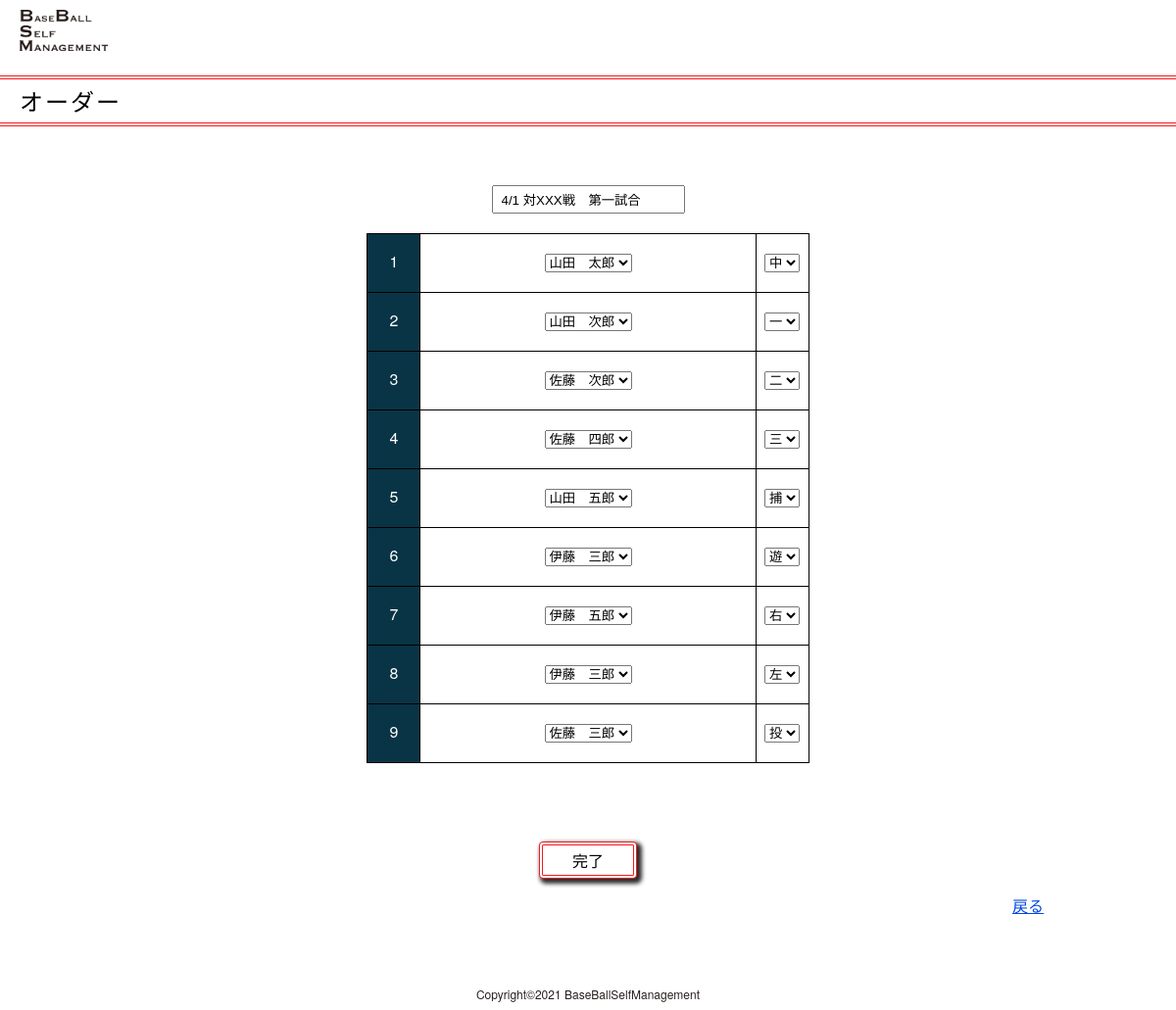
The app's page /pages/coach/coach_order_edit.php?user_id=5 with its own data.
### tables this page shows
CREATE TABLE `orders` (
  `id` int(32) NOT NULL,
  `user_id` int(32) NOT NULL,
  `orders_title` varchar(255) DEFAULT NULL,
  `position_1` varchar(255) DEFAULT NULL,
  `position_2` varchar(10) DEFAULT NULL,
  `position_3` varchar(10) DEFAULT NULL,
  `position_4` varchar(10) DEFAULT NULL,
  `position_5` varchar(10) DEFAULT NULL,
  `position_6` varchar(10) DEFAULT NULL,
  `position_7` varchar(10) DEFAULT NULL,
  `position_8` varchar(10) DEFAULT NULL,
  `position_9` varchar(10) DEFAULT NULL,
  `order_name_1` varchar(255) DEFAULT NULL,
  `order_name_2` varchar(255) DEFAULT NULL,
  `order_name_3` varchar(255) DEFAULT NULL,
  `order_name_4` varchar(255) DEFAULT NULL,
  `order_name_5` varchar(255) DEFAULT NULL,
  `order_name_6` varchar(255) DEFAULT NULL,
  `order_name_7` varchar(255) DEFAULT NULL,
  `order_name_8` varchar(255) DEFAULT NULL,
  `order_name_9` varchar(255) DEFAULT NULL
);

### model/DB.php (called while the page is built, shortened)
<?php
function connect() {
  $host = DB_HOST;
  $db   = DB_NAME;
  $user = DB_USER;
  $pass = DB_PASS;
  $dsn = "mysql:host=$host;dbname=$db;charaset=utf8";
  try {
    $pdo = new PDO($dsn, $user, $pass, [
      PDO::ATTR_ERRMODE => PDO::ERRMODE_EXCEPTION,
      PDO::ATTR_DEFAULT_FETCH_MODE => PDO::FETCH_ASSOC
    ]);
    return $pdo;
  } catch(PDOException $e) {
    echo "接続失敗です";
    exit ($e->getMessage());
  }
}

### model/Order.php (called while the page is built, shortened)
<?php
require_once('DB.php');
class Order
{
  public static function getOrder_main($user_id)
  {
    $sql = "SELECT o.user_id, o.orders_title,
    o.position_1, o.position_2, o.position_3, o.position_4, o.position_5, o.position_6, o.position_7, o.position_8, o.position_9,
    o.order_name_1, o.order_name_2, o.order_name_3, o.order_name_4, o.order_name_5, o.order_name_6, o.order_name_7, o.order_name_8, o.order_name_9
    FROM users AS u
    LEFT OUTER JOIN orders AS o
    ON u.id = o.user_id
    WHERE u.id = ?";
    $arr = [];
    $arr[] = $user_id;
    try {
      $stmt = connect()->prepare($sql);
      $stmt->execute($arr);
      $result_order = $stmt->fetch();
      return $result_order;
    } catch (\Exeception $e) {
      return false;
    }
  }
  public static function getOrderName($user_id)
  {
    $sql = "SELECT player.id, player.players_name FROM player
    WHERE user_id = ?";
    $arr = [];
    $arr[] = $user_id;
    try {
      $stmt = connect()->prepare($sql);
      $stmt->execute($arr);
      $result_order = $stmt->fetchAll();
      return $result_order;
    } catch (\Exeception $e) {
      return false;
    }
  }
}

### pages/coach/coach_order_edit.php (the view, shortened to what this page needs)
<?php
require_once('../../model/Order.php');
$edit_id = $_GET['user_id'];
$result_order = Order::getOrder_main($_GET['user_id']);
$result_order_name = Order::getOrderName($_GET['user_id']);
?>
<!DOCTYPE html>
<html lang="ja">
<head>
  <link rel="stylesheet" href="../../assets/css/common/header.css" />
  <link rel="stylesheet" href="../../assets/css/common/footer.css" />
  <link rel="stylesheet" href="../../assets/css/common/sidebar.css" />
  <link rel="stylesheet" href="../../assets/css/common/title.css" />
  <link rel="stylesheet" href="../../assets/css/reset.css" />
  <link rel="stylesheet" href="../../assets/css/coach/coach.css" />
  <link rel="stylesheet" href="../../assets/css/coach/coach_order_edit.css" />
</head>
<body>
  <div class="wrapper wrapper_other">
    <?php $linkPath = "../main/main.php";
    require("../common/header.php"); ?>
    <div class="coach">
      <?php $title = "オーダー";
      require("../common/title.php"); ?>
      <div class="coach_wrapper">
        <div class="coach_conatinerBottom">
          <section class="coach_order" id="anker_order">
            <form action="./coach_order_edit_complete.php" method="post">
              <div class="order_list order_edit_list">
                <div class="order_item">
                  <h3 class="order_title">
                    <input type="text" name="orders_title" placeholder="4/1 第一試合" value="<?= $result_order['orders_title'] ?>">
                  </h3>
                  <table class="order_table">
                    <tr class="order_tr">
                      <th>1</th>
                      <td>
                        <select name="order_name_1" id="">
                          <option value="<?= $result_order['order_name_1'] ?>">
                            <?= $result_order['order_name_1'] ?>
                          </option>
                        </select>
                      </td>
                      <td>
                        <select name="position_1" id="">
                          <option value="<?= $result_order['position_1'] ?>">
                            <?= $result_order['position_1'] ?>
                          </option>
                        </select>
                      </td>
                    </tr>
                    <tr class="order_tr">
                      <th>2</th>
                      <td>
                        <select name="order_name_2" id="">
                          <option value="<?= $result_order['order_name_2'] ?>">
                            <?= $result_order['order_name_2'] ?>
                          </option>
                        </select>
                      </td>
                      <td>
                        <select name="position_2" id="">
                          <option value="<?= $result_order['position_2'] ?>">
                            <?= $result_order['position_2'] ?>
                          </option>
                        </select>
                      </td>
                    </tr>
                    <tr class="order_tr">
                      <th>3</th>
                      <td>
                        <select name="order_name_3" id="">
                          <option value="<?= $result_order['order_name_3'] ?>">
                            <?= $result_order['order_name_3'] ?>
                          </option>
                        </select>
                      </td>
                      <td>
                        <select name="position_3" id="">
                          <option value="<?= $result_order['position_3'] ?>">
                            <?= $result_order['position_3'] ?>
                          </option>
                        </select>
                      </td>
                    </tr>
                    <tr class="order_tr">
                      <th>4</th>
                      <td>
                        <select name="order_name_4" id="">
                          <option value="<?= $result_order['order_name_4'] ?>">
                            <?= $result_order['order_name_4'] ?>
                          </option>
                        </select>
                      </td>
                      <td>
                        <select name="position_4" id="">
                          <option value="<?= $result_order['position_4'] ?>">
                            <?= $result_order['position_4'] ?>
                          </option>
                        </select>
                      </td>
                    </tr>
                    <tr class="order_tr">
                      <th>5</th>
                      <td>
                        <select name="order_name_5" id="">
                          <option value="<?= $result_order['order_name_5'] ?>">
                            <?= $result_order['order_name_5'] ?>
                          </option>
                        </select>
                      </td>
                      <td>
                        <select name="position_5" id="">
                          <option value="<?= $result_order['position_5'] ?>">
                            <?= $result_order['position_5'] ?>
                          </option>
                        </select>
                      </td>
                    </tr>
                    <tr class="order_tr">
                      <th>6</th>
                      <td>
                        <select name="order_name_6" id="">
                          <option value="<?= $result_order['order_name_6'] ?>">
                            <?= $result_order['order_name_6'] ?>
                          </option>
                        </select>
                      </td>
                      <td>
                        <select name="position_6" id="">
                          <option value="<?= $result_order['position_6'] ?>">
                            <?= $result_order['position_6'] ?>
                          </option>
                        </select>
                      </td>
                    </tr>
                    <tr class="order_tr">
                      <th>7</th>
                      <td>
                        <select name="order_name_7" id="">
                          <option value="<?= $result_order['order_name_7'] ?>">
                            <?= $result_order['order_name_7'] ?>
                          </option>
                        </select>
                      </td>
                      <td>
                        <select name="position_7" id="">
                          <option value="<?= $result_order['position_7'] ?>">
                            <?= $result_order['position_7'] ?>
                          </option>
                        </select>
                      </td>
                    </tr>
                    <tr class="order_tr">
                      <th>8</th>
                      <td>
                        <select name="order_name_8" id="">
                          <option value="<?= $result_order['order_name_8'] ?>">
                            <?= $result_order['order_name_8'] ?>
                          </option>
                        </select>
                      </td>
                      <td>
                        <select name="position_8" id="">
                          <option value="<?= $result_order['position_8'] ?>">
                            <?= $result_order['position_8'] ?>
                          </option>
                        </select>
                      </td>
                    </tr>
                    <tr class="order_tr">
                      <th>9</th>
                      <td>
                        <select name="order_name_9" id="">
                          <option value="<?= $result_order['order_name_9'] ?>">
                            <?= $result_order['order_name_9'] ?>
                          </option>
                        </select>
                      </td>
                      <td>
                        <select name="position_9" id="">
                          <option value="<?= $result_order['position_9'] ?>">
                            <?= $result_order['position_9'] ?>
                          </option>
                        </select>
                      </td>
                    </tr>
                  </table>
                </div>
              </div>
              <input class="orderEdit_Complete" type="submit" value="完了">
            </form>
            <div class="orderEdit_buttonWrap">
              <a href="../coach/coach.php?user_id=<?= $edit_id ?>" class="orderEdit_backLink">戻る</a>
            </div>
          </section>
        </div>
      </div>
    </div>
    <?php require("../common/footer.php"); ?>
  </div>
</body>
</html>

### assets/css/common/header.css (style rules this page uses)
.wrapper { min-height: 100vh; position: relative; padding-bottom: 33px; }
.wrapper_other { padding-bottom: 83px; }

### assets/css/coach/coach.css (style rules this page uses)
.coach { padding: 15px 0; }
.coach_conatinerBottom { margin: 0 auto; width: 90%; }
.order_title { text-align: center; font-size: 1.8rem; margin-bottom: 10px; }
.order_table { border: solid 1px #000; width: 100%; margin-bottom: 20px; }
.order_item { margin-bottom: 30px; }
.order_tr:not(:last-of-type) { border-bottom: 1px solid #000; }
.order_tr > th, .order_tr > td { padding: 8px 0; font-size: 1.6rem; text-align: center; }
.order_tr > th { color: #fff; border-right: solid 1px #000; background-color: rgb(9, 52, 70); width: 10%; }
.order_tr > td:first-of-type { border-right: solid 1px #000; letter-spacing: 3px; }
.order_tr > td:last-of-type { width: 10%; }
@media (min-width: 960px) { .coach_wrapper { margin: 0 auto; width: 960px; } }
@media (min-width: 960px) { .coach_conatinerBottom { width: auto; } }
@media (min-width: 960px) { .order_list { display: flex; justify-content: space-between; } }
@media (min-width: 960px) { .order_item { margin-bottom: 60px; width: 47%; } }
@media (min-width: 960px) { .order_title { font-size: 2rem; margin-bottom: 20px; } }
@media (min-width: 960px) { .order_tr > th, .order_tr > td { padding: 20px 0; } }
@media (min-width: 960px) { .order_tr > th { width: 12%; } }
@media (min-width: 960px) { .order_tr > td:first-of-type { letter-spacing: 6px; } }
@media (min-width: 960px) { .order_tr > td:last-of-type { width: 12%; } }

### assets/css/coach/coach_order_edit.css (style rules this page uses)
.order_title > input { padding: 5px 8px; }
.orderEdit_buttonWrap { display: flex; justify-content: flex-end; }
.orderEdit_Complete { display: block; margin: 0 auto 20px; padding: 3px 30px; border-radius: 4px; background-color: rgb(255, 255, 255); border: 4px double rgb(241, 28, 28); box-shadow: 3px 3px 4px 2px rgb(44, 44, 44, 1); cursor: pointer; }
.orderEdit_backLink { color: rgb(0, 71, 225); display: inline-block; font-size: 1.4rem; text-decoration: underline; text-align: right; transition: opacity 0.3s ease; }
.orderEdit_backLink { margin-right: 15px; }
.order_edit_list { display: flex; justify-content: center; }
@media (min-width: 960px) { .orderEdit_backLink, .orderEdit_Complete { font-size: 1.6rem; } }

### records on screen
orders: orders_title "4/1 対XXX戦 第一試合", order_name_1 "山田 太郎", position_1 "中", order_name_2 "山田 次郎", position_2 "一", order_name_3 "佐藤 次郎", position_3 "二", order_name_4 "佐藤 四郎", position_4 "三", order_name_5 "山田 五郎", position_5 "捕", order_name_6 "伊藤 三郎", position_6 "遊", order_name_7 "伊藤 五郎", position_7 "右", order_name_8 "伊藤 三郎", position_8 "左", order_name_9 "佐藤 三郎", position_9 "投"

### other values on screen
$title "オーダー"
